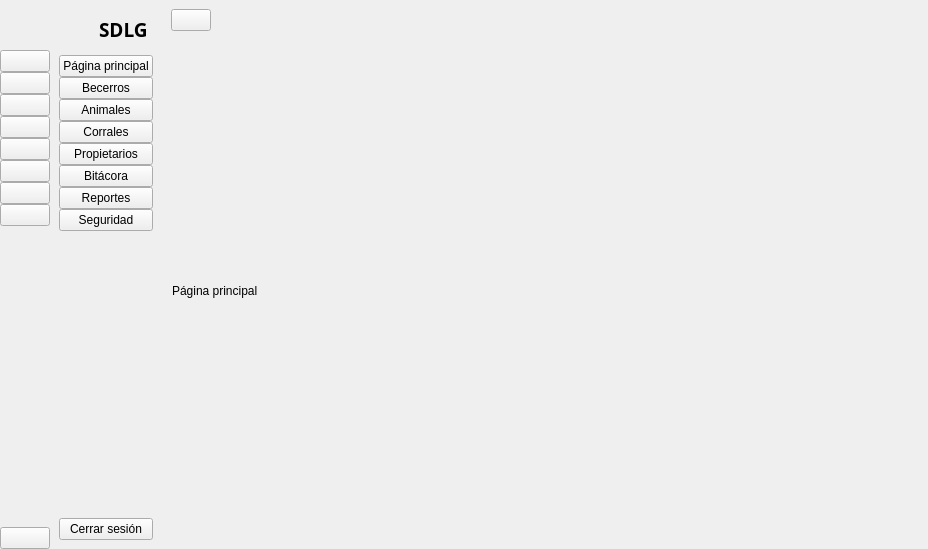
<?xml version="1.0" encoding="UTF-8"?>
<ui version="4.0">
 <class>MainWindow</class>
 <widget class="QMainWindow" name="MainWindow">
  <property name="geometry">
   <rect>
    <x>0</x>
    <y>0</y>
    <width>928</width>
    <height>549</height>
   </rect>
  </property>
  <property name="windowTitle">
   <string>MainWindow</string>
  </property>
  <widget class="QWidget" name="centralwidget">
   <layout class="QGridLayout" name="gridLayout">
    <property name="leftMargin">
     <number>0</number>
    </property>
    <property name="topMargin">
     <number>0</number>
    </property>
    <property name="rightMargin">
     <number>0</number>
    </property>
    <property name="bottomMargin">
     <number>0</number>
    </property>
    <property name="spacing">
     <number>0</number>
    </property>
    <item row="0" column="0">
     <widget class="QWidget" name="icon_only_widget" native="true">
      <layout class="QVBoxLayout" name="verticalLayout_3">
       <property name="spacing">
        <number>0</number>
       </property>
       <property name="leftMargin">
        <number>0</number>
       </property>
       <property name="topMargin">
        <number>0</number>
       </property>
       <property name="rightMargin">
        <number>0</number>
       </property>
       <property name="bottomMargin">
        <number>0</number>
       </property>
       <item>
        <layout class="QHBoxLayout" name="horizontalLayout">
         <item>
          <widget class="QLabel" name="label">
           <property name="minimumSize">
            <size>
             <width>50</width>
             <height>50</height>
            </size>
           </property>
           <property name="maximumSize">
            <size>
             <width>50</width>
             <height>50</height>
            </size>
           </property>
           <property name="text">
            <string/>
           </property>
           <property name="pixmap">
            <pixmap resource="../img/icons/resources.qrc">:/icons/logo.png</pixmap>
           </property>
           <property name="scaledContents">
            <bool>true</bool>
           </property>
          </widget>
         </item>
        </layout>
       </item>
       <item>
        <layout class="QVBoxLayout" name="verticalLayout">
         <property name="spacing">
          <number>0</number>
         </property>
         <item>
          <widget class="QPushButton" name="indexbtn1">
           <property name="text">
            <string/>
           </property>
           <property name="icon">
            <iconset resource="../img/icons/resources.qrc">
             <normaloff>:/icons/inicio.png</normaloff>:/icons/inicio.png</iconset>
           </property>
           <property name="iconSize">
            <size>
             <width>20</width>
             <height>20</height>
            </size>
           </property>
           <property name="checkable">
            <bool>true</bool>
           </property>
           <property name="autoExclusive">
            <bool>true</bool>
           </property>
          </widget>
         </item>
         <item>
          <widget class="QPushButton" name="becerrosbtn1">
           <property name="text">
            <string/>
           </property>
           <property name="icon">
            <iconset resource="../img/icons/resources.qrc">
             <normaloff>:/icons/becerro.png</normaloff>:/icons/becerro.png</iconset>
           </property>
           <property name="iconSize">
            <size>
             <width>20</width>
             <height>20</height>
            </size>
           </property>
           <property name="checkable">
            <bool>true</bool>
           </property>
           <property name="autoExclusive">
            <bool>true</bool>
           </property>
          </widget>
         </item>
         <item>
          <widget class="QPushButton" name="animalesbtn1">
           <property name="text">
            <string/>
           </property>
           <property name="icon">
            <iconset resource="../img/icons/resources.qrc">
             <normaloff>:/icons/cow.png</normaloff>:/icons/cow.png</iconset>
           </property>
           <property name="iconSize">
            <size>
             <width>20</width>
             <height>20</height>
            </size>
           </property>
           <property name="checkable">
            <bool>true</bool>
           </property>
           <property name="autoExclusive">
            <bool>true</bool>
           </property>
          </widget>
         </item>
         <item>
          <widget class="QPushButton" name="corralesbtn1">
           <property name="text">
            <string/>
           </property>
           <property name="icon">
            <iconset resource="../img/icons/resources.qrc">
             <normaloff>:/icons/fence.png</normaloff>:/icons/fence.png</iconset>
           </property>
           <property name="iconSize">
            <size>
             <width>20</width>
             <height>20</height>
            </size>
           </property>
           <property name="checkable">
            <bool>true</bool>
           </property>
           <property name="autoExclusive">
            <bool>true</bool>
           </property>
          </widget>
         </item>
         <item>
          <widget class="QPushButton" name="propietariosbtn1">
           <property name="text">
            <string/>
           </property>
           <property name="icon">
            <iconset resource="../img/icons/resources.qrc">
             <normaloff>:/icons/propietarios.png</normaloff>:/icons/propietarios.png</iconset>
           </property>
           <property name="iconSize">
            <size>
             <width>20</width>
             <height>20</height>
            </size>
           </property>
           <property name="checkable">
            <bool>true</bool>
           </property>
           <property name="autoExclusive">
            <bool>true</bool>
           </property>
          </widget>
         </item>
         <item>
          <widget class="QPushButton" name="bitacorabtn1">
           <property name="text">
            <string/>
           </property>
           <property name="icon">
            <iconset resource="../img/icons/resources.qrc">
             <normaloff>:/icons/bitacora.png</normaloff>:/icons/bitacora.png</iconset>
           </property>
           <property name="iconSize">
            <size>
             <width>20</width>
             <height>20</height>
            </size>
           </property>
           <property name="checkable">
            <bool>true</bool>
           </property>
           <property name="autoExclusive">
            <bool>true</bool>
           </property>
          </widget>
         </item>
         <item>
          <widget class="QPushButton" name="reportesbtn1">
           <property name="text">
            <string/>
           </property>
           <property name="icon">
            <iconset resource="../img/icons/resources.qrc">
             <normaloff>:/icons/reporte.png</normaloff>:/icons/reporte.png</iconset>
           </property>
           <property name="iconSize">
            <size>
             <width>20</width>
             <height>20</height>
            </size>
           </property>
           <property name="checkable">
            <bool>true</bool>
           </property>
           <property name="autoExclusive">
            <bool>true</bool>
           </property>
          </widget>
         </item>
         <item>
          <widget class="QPushButton" name="seguridadbtn1">
           <property name="text">
            <string/>
           </property>
           <property name="icon">
            <iconset resource="../img/icons/resources.qrc">
             <normaloff>:/icons/seguridad.png</normaloff>:/icons/seguridad.png</iconset>
           </property>
           <property name="iconSize">
            <size>
             <width>20</width>
             <height>20</height>
            </size>
           </property>
           <property name="checkable">
            <bool>true</bool>
           </property>
           <property name="autoExclusive">
            <bool>true</bool>
           </property>
          </widget>
         </item>
        </layout>
       </item>
       <item>
        <spacer name="verticalSpacer_2">
         <property name="orientation">
          <enum>Qt::Vertical</enum>
         </property>
         <property name="sizeHint" stdset="0">
          <size>
           <width>20</width>
           <height>240</height>
          </size>
         </property>
        </spacer>
       </item>
       <item>
        <widget class="QPushButton" name="cerrarbtn1">
         <property name="text">
          <string/>
         </property>
         <property name="icon">
          <iconset resource="../img/icons/resources.qrc">
           <normaloff>:/icons/cerrar.png</normaloff>
           <normalon>:/icons/cerrar2.png</normalon>:/icons/cerrar.png</iconset>
         </property>
         <property name="iconSize">
          <size>
           <width>20</width>
           <height>20</height>
          </size>
         </property>
         <property name="checkable">
          <bool>false</bool>
         </property>
         <property name="autoExclusive">
          <bool>false</bool>
         </property>
        </widget>
       </item>
      </layout>
     </widget>
    </item>
    <item row="0" column="1">
     <widget class="QWidget" name="full_menu_widget" native="true">
      <layout class="QVBoxLayout" name="verticalLayout_4">
       <item>
        <layout class="QHBoxLayout" name="horizontalLayout_2">
         <property name="spacing">
          <number>0</number>
         </property>
         <item>
          <widget class="QLabel" name="label_2">
           <property name="minimumSize">
            <size>
             <width>40</width>
             <height>40</height>
            </size>
           </property>
           <property name="maximumSize">
            <size>
             <width>40</width>
             <height>40</height>
            </size>
           </property>
           <property name="text">
            <string/>
           </property>
           <property name="pixmap">
            <pixmap resource="../img/icons/resources.qrc">:/icons/logo.png</pixmap>
           </property>
           <property name="scaledContents">
            <bool>true</bool>
           </property>
          </widget>
         </item>
         <item>
          <widget class="QLabel" name="label_3">
           <property name="font">
            <font>
             <family>Segoe UI Semibold</family>
             <pointsize>14</pointsize>
             <weight>75</weight>
             <bold>true</bold>
            </font>
           </property>
           <property name="text">
            <string>SDLG</string>
           </property>
          </widget>
         </item>
        </layout>
       </item>
       <item>
        <layout class="QVBoxLayout" name="verticalLayout_2">
         <property name="spacing">
          <number>0</number>
         </property>
         <item>
          <widget class="QPushButton" name="indexbtn2">
           <property name="text">
            <string>Página principal</string>
           </property>
           <property name="icon">
            <iconset resource="../img/icons/resources.qrc">
             <normaloff>:/icons/inicio.png</normaloff>:/icons/inicio.png</iconset>
           </property>
           <property name="iconSize">
            <size>
             <width>20</width>
             <height>20</height>
            </size>
           </property>
           <property name="checkable">
            <bool>true</bool>
           </property>
           <property name="autoExclusive">
            <bool>true</bool>
           </property>
          </widget>
         </item>
         <item>
          <widget class="QPushButton" name="becerrosbtn2">
           <property name="text">
            <string>Becerros</string>
           </property>
           <property name="icon">
            <iconset resource="../img/icons/resources.qrc">
             <normaloff>:/icons/becerro.png</normaloff>:/icons/becerro.png</iconset>
           </property>
           <property name="iconSize">
            <size>
             <width>20</width>
             <height>20</height>
            </size>
           </property>
           <property name="checkable">
            <bool>true</bool>
           </property>
           <property name="autoExclusive">
            <bool>true</bool>
           </property>
          </widget>
         </item>
         <item>
          <widget class="QPushButton" name="animalesbtn2">
           <property name="text">
            <string>Animales</string>
           </property>
           <property name="icon">
            <iconset resource="../img/icons/resources.qrc">
             <normaloff>:/icons/cow.png</normaloff>:/icons/cow.png</iconset>
           </property>
           <property name="iconSize">
            <size>
             <width>20</width>
             <height>20</height>
            </size>
           </property>
           <property name="checkable">
            <bool>true</bool>
           </property>
           <property name="autoExclusive">
            <bool>true</bool>
           </property>
          </widget>
         </item>
         <item>
          <widget class="QPushButton" name="corralesbtn2">
           <property name="text">
            <string>Corrales</string>
           </property>
           <property name="icon">
            <iconset resource="../img/icons/resources.qrc">
             <normaloff>:/icons/fence.png</normaloff>:/icons/fence.png</iconset>
           </property>
           <property name="iconSize">
            <size>
             <width>20</width>
             <height>20</height>
            </size>
           </property>
           <property name="checkable">
            <bool>true</bool>
           </property>
           <property name="autoExclusive">
            <bool>true</bool>
           </property>
          </widget>
         </item>
         <item>
          <widget class="QPushButton" name="propietariosbtn2">
           <property name="text">
            <string>Propietarios</string>
           </property>
           <property name="icon">
            <iconset resource="../img/icons/resources.qrc">
             <normaloff>:/icons/propietarios.png</normaloff>:/icons/propietarios.png</iconset>
           </property>
           <property name="iconSize">
            <size>
             <width>20</width>
             <height>20</height>
            </size>
           </property>
           <property name="checkable">
            <bool>true</bool>
           </property>
           <property name="autoExclusive">
            <bool>true</bool>
           </property>
          </widget>
         </item>
         <item>
          <widget class="QPushButton" name="bitacorabtn2">
           <property name="text">
            <string>Bitácora</string>
           </property>
           <property name="icon">
            <iconset resource="../img/icons/resources.qrc">
             <normaloff>:/icons/bitacora.png</normaloff>:/icons/bitacora.png</iconset>
           </property>
           <property name="iconSize">
            <size>
             <width>20</width>
             <height>20</height>
            </size>
           </property>
           <property name="checkable">
            <bool>true</bool>
           </property>
           <property name="autoExclusive">
            <bool>true</bool>
           </property>
          </widget>
         </item>
         <item>
          <widget class="QPushButton" name="reportesbtn2">
           <property name="text">
            <string>Reportes</string>
           </property>
           <property name="icon">
            <iconset resource="../img/icons/resources.qrc">
             <normaloff>:/icons/reporte.png</normaloff>:/icons/reporte.png</iconset>
           </property>
           <property name="iconSize">
            <size>
             <width>20</width>
             <height>20</height>
            </size>
           </property>
           <property name="checkable">
            <bool>true</bool>
           </property>
           <property name="autoExclusive">
            <bool>true</bool>
           </property>
          </widget>
         </item>
         <item>
          <widget class="QPushButton" name="seguridadbtn2">
           <property name="text">
            <string>Seguridad</string>
           </property>
           <property name="icon">
            <iconset resource="../img/icons/resources.qrc">
             <normaloff>:/icons/seguridad.png</normaloff>:/icons/seguridad.png</iconset>
           </property>
           <property name="iconSize">
            <size>
             <width>20</width>
             <height>20</height>
            </size>
           </property>
           <property name="checkable">
            <bool>true</bool>
           </property>
           <property name="autoExclusive">
            <bool>true</bool>
           </property>
          </widget>
         </item>
        </layout>
       </item>
       <item>
        <spacer name="verticalSpacer">
         <property name="orientation">
          <enum>Qt::Vertical</enum>
         </property>
         <property name="sizeHint" stdset="0">
          <size>
           <width>20</width>
           <height>214</height>
          </size>
         </property>
        </spacer>
       </item>
       <item>
        <widget class="QPushButton" name="cerrarbtn2">
         <property name="text">
          <string>Cerrar sesión</string>
         </property>
         <property name="icon">
          <iconset resource="../img/icons/resources.qrc">
           <normaloff>:/icons/cerrar.png</normaloff>
           <normalon>:/icons/cerrar2.png</normalon>:/icons/cerrar.png</iconset>
         </property>
         <property name="iconSize">
          <size>
           <width>20</width>
           <height>20</height>
          </size>
         </property>
        </widget>
       </item>
      </layout>
     </widget>
    </item>
    <item row="0" column="2">
     <widget class="QWidget" name="widget_3" native="true">
      <layout class="QVBoxLayout" name="verticalLayout_5">
       <property name="spacing">
        <number>0</number>
       </property>
       <property name="leftMargin">
        <number>0</number>
       </property>
       <property name="topMargin">
        <number>0</number>
       </property>
       <property name="rightMargin">
        <number>0</number>
       </property>
       <property name="bottomMargin">
        <number>0</number>
       </property>
       <item>
        <widget class="QWidget" name="widget" native="true">
         <layout class="QHBoxLayout" name="horizontalLayout_3">
          <item>
           <widget class="QPushButton" name="menubtn">
            <property name="text">
             <string/>
            </property>
            <property name="icon">
             <iconset resource="../img/icons/resources.qrc">
              <normaloff>:/icons/menu.png</normaloff>:/icons/menu.png</iconset>
            </property>
            <property name="iconSize">
             <size>
              <width>14</width>
              <height>14</height>
             </size>
            </property>
            <property name="checkable">
             <bool>true</bool>
            </property>
           </widget>
          </item>
          <item>
           <spacer name="horizontalSpacer_3">
            <property name="orientation">
             <enum>Qt::Horizontal</enum>
            </property>
            <property name="sizeHint" stdset="0">
             <size>
              <width>697</width>
              <height>20</height>
             </size>
            </property>
           </spacer>
          </item>
         </layout>
        </widget>
       </item>
       <item>
        <widget class="QStackedWidget" name="stackedWidget">
         <widget class="QWidget" name="page">
          <widget class="QLabel" name="label_4">
           <property name="geometry">
            <rect>
             <x>10</x>
             <y>10</y>
             <width>761</width>
             <height>481</height>
            </rect>
           </property>
           <property name="text">
            <string>Página principal</string>
           </property>
          </widget>
         </widget>
         <widget class="QWidget" name="page_2">
          <widget class="QLabel" name="label_5">
           <property name="geometry">
            <rect>
             <x>10</x>
             <y>10</y>
             <width>761</width>
             <height>481</height>
            </rect>
           </property>
           <property name="text">
            <string>Becerros</string>
           </property>
          </widget>
         </widget>
         <widget class="QWidget" name="page_3">
          <widget class="QLabel" name="label_6">
           <property name="geometry">
            <rect>
             <x>10</x>
             <y>10</y>
             <width>761</width>
             <height>481</height>
            </rect>
           </property>
           <property name="text">
            <string>Animales</string>
           </property>
          </widget>
         </widget>
         <widget class="QWidget" name="page_4">
          <widget class="QLabel" name="label_7">
           <property name="geometry">
            <rect>
             <x>10</x>
             <y>10</y>
             <width>761</width>
             <height>481</height>
            </rect>
           </property>
           <property name="text">
            <string>Corrales</string>
           </property>
          </widget>
         </widget>
         <widget class="QWidget" name="page_5">
          <widget class="QLabel" name="label_8">
           <property name="geometry">
            <rect>
             <x>10</x>
             <y>10</y>
             <width>761</width>
             <height>481</height>
            </rect>
           </property>
           <property name="text">
            <string>Propietarios</string>
           </property>
          </widget>
         </widget>
         <widget class="QWidget" name="page_6">
          <widget class="QLabel" name="label_9">
           <property name="geometry">
            <rect>
             <x>10</x>
             <y>10</y>
             <width>761</width>
             <height>481</height>
            </rect>
           </property>
           <property name="text">
            <string>Bitacora</string>
           </property>
          </widget>
         </widget>
         <widget class="QWidget" name="page_7">
          <widget class="QLabel" name="label_10">
           <property name="geometry">
            <rect>
             <x>10</x>
             <y>10</y>
             <width>761</width>
             <height>481</height>
            </rect>
           </property>
           <property name="text">
            <string>Reportes</string>
           </property>
          </widget>
         </widget>
         <widget class="QWidget" name="page_8">
          <widget class="QLabel" name="label_11">
           <property name="geometry">
            <rect>
             <x>10</x>
             <y>10</y>
             <width>761</width>
             <height>481</height>
            </rect>
           </property>
           <property name="text">
            <string>Seguridad</string>
           </property>
          </widget>
         </widget>
        </widget>
       </item>
      </layout>
     </widget>
    </item>
   </layout>
  </widget>
 </widget>
 <resources>
  <include location="../img/icons/resources.qrc"/>
 </resources>
 <connections>
  <connection>
   <sender>menubtn</sender>
   <signal>toggled(bool)</signal>
   <receiver>icon_only_widget</receiver>
   <slot>setVisible(bool)</slot>
   <hints>
    <hint type="sourcelabel">
     <x>197</x>
     <y>27</y>
    </hint>
    <hint type="destinationlabel">
     <x>36</x>
     <y>331</y>
    </hint>
   </hints>
  </connection>
  <connection>
   <sender>menubtn</sender>
   <signal>toggled(bool)</signal>
   <receiver>full_menu_widget</receiver>
   <slot>setHidden(bool)</slot>
   <hints>
    <hint type="sourcelabel">
     <x>206</x>
     <y>19</y>
    </hint>
    <hint type="destinationlabel">
     <x>165</x>
     <y>300</y>
    </hint>
   </hints>
  </connection>
  <connection>
   <sender>indexbtn1</sender>
   <signal>toggled(bool)</signal>
   <receiver>indexbtn2</receiver>
   <slot>setChecked(bool)</slot>
   <hints>
    <hint type="sourcelabel">
     <x>39</x>
     <y>67</y>
    </hint>
    <hint type="destinationlabel">
     <x>94</x>
     <y>79</y>
    </hint>
   </hints>
  </connection>
  <connection>
   <sender>becerrosbtn1</sender>
   <signal>toggled(bool)</signal>
   <receiver>becerrosbtn2</receiver>
   <slot>setChecked(bool)</slot>
   <hints>
    <hint type="sourcelabel">
     <x>21</x>
     <y>99</y>
    </hint>
    <hint type="destinationlabel">
     <x>78</x>
     <y>100</y>
    </hint>
   </hints>
  </connection>
  <connection>
   <sender>animalesbtn1</sender>
   <signal>toggled(bool)</signal>
   <receiver>animalesbtn2</receiver>
   <slot>setChecked(bool)</slot>
   <hints>
    <hint type="sourcelabel">
     <x>28</x>
     <y>118</y>
    </hint>
    <hint type="destinationlabel">
     <x>88</x>
     <y>131</y>
    </hint>
   </hints>
  </connection>
  <connection>
   <sender>corralesbtn1</sender>
   <signal>toggled(bool)</signal>
   <receiver>corralesbtn2</receiver>
   <slot>setChecked(bool)</slot>
   <hints>
    <hint type="sourcelabel">
     <x>32</x>
     <y>143</y>
    </hint>
    <hint type="destinationlabel">
     <x>81</x>
     <y>157</y>
    </hint>
   </hints>
  </connection>
  <connection>
   <sender>propietariosbtn1</sender>
   <signal>toggled(bool)</signal>
   <receiver>propietariosbtn2</receiver>
   <slot>setChecked(bool)</slot>
   <hints>
    <hint type="sourcelabel">
     <x>33</x>
     <y>182</y>
    </hint>
    <hint type="destinationlabel">
     <x>76</x>
     <y>191</y>
    </hint>
   </hints>
  </connection>
  <connection>
   <sender>bitacorabtn1</sender>
   <signal>toggled(bool)</signal>
   <receiver>bitacorabtn2</receiver>
   <slot>setChecked(bool)</slot>
   <hints>
    <hint type="sourcelabel">
     <x>36</x>
     <y>202</y>
    </hint>
    <hint type="destinationlabel">
     <x>76</x>
     <y>209</y>
    </hint>
   </hints>
  </connection>
  <connection>
   <sender>reportesbtn1</sender>
   <signal>toggled(bool)</signal>
   <receiver>reportesbtn2</receiver>
   <slot>setChecked(bool)</slot>
   <hints>
    <hint type="sourcelabel">
     <x>37</x>
     <y>237</y>
    </hint>
    <hint type="destinationlabel">
     <x>82</x>
     <y>244</y>
    </hint>
   </hints>
  </connection>
  <connection>
   <sender>seguridadbtn1</sender>
   <signal>toggled(bool)</signal>
   <receiver>seguridadbtn2</receiver>
   <slot>setChecked(bool)</slot>
   <hints>
    <hint type="sourcelabel">
     <x>39</x>
     <y>266</y>
    </hint>
    <hint type="destinationlabel">
     <x>85</x>
     <y>272</y>
    </hint>
   </hints>
  </connection>
  <connection>
   <sender>indexbtn2</sender>
   <signal>toggled(bool)</signal>
   <receiver>indexbtn1</receiver>
   <slot>setChecked(bool)</slot>
   <hints>
    <hint type="sourcelabel">
     <x>94</x>
     <y>68</y>
    </hint>
    <hint type="destinationlabel">
     <x>40</x>
     <y>70</y>
    </hint>
   </hints>
  </connection>
  <connection>
   <sender>becerrosbtn2</sender>
   <signal>toggled(bool)</signal>
   <receiver>becerrosbtn1</receiver>
   <slot>setChecked(bool)</slot>
   <hints>
    <hint type="sourcelabel">
     <x>73</x>
     <y>95</y>
    </hint>
    <hint type="destinationlabel">
     <x>36</x>
     <y>94</y>
    </hint>
   </hints>
  </connection>
  <connection>
   <sender>animalesbtn2</sender>
   <signal>toggled(bool)</signal>
   <receiver>animalesbtn1</receiver>
   <slot>setChecked(bool)</slot>
   <hints>
    <hint type="sourcelabel">
     <x>72</x>
     <y>124</y>
    </hint>
    <hint type="destinationlabel">
     <x>34</x>
     <y>125</y>
    </hint>
   </hints>
  </connection>
  <connection>
   <sender>corralesbtn2</sender>
   <signal>toggled(bool)</signal>
   <receiver>corralesbtn1</receiver>
   <slot>setChecked(bool)</slot>
   <hints>
    <hint type="sourcelabel">
     <x>90</x>
     <y>148</y>
    </hint>
    <hint type="destinationlabel">
     <x>36</x>
     <y>150</y>
    </hint>
   </hints>
  </connection>
  <connection>
   <sender>propietariosbtn2</sender>
   <signal>toggled(bool)</signal>
   <receiver>propietariosbtn1</receiver>
   <slot>setChecked(bool)</slot>
   <hints>
    <hint type="sourcelabel">
     <x>85</x>
     <y>181</y>
    </hint>
    <hint type="destinationlabel">
     <x>28</x>
     <y>179</y>
    </hint>
   </hints>
  </connection>
  <connection>
   <sender>bitacorabtn2</sender>
   <signal>toggled(bool)</signal>
   <receiver>bitacorabtn1</receiver>
   <slot>setChecked(bool)</slot>
   <hints>
    <hint type="sourcelabel">
     <x>97</x>
     <y>218</y>
    </hint>
    <hint type="destinationlabel">
     <x>29</x>
     <y>217</y>
    </hint>
   </hints>
  </connection>
  <connection>
   <sender>reportesbtn2</sender>
   <signal>toggled(bool)</signal>
   <receiver>reportesbtn1</receiver>
   <slot>setChecked(bool)</slot>
   <hints>
    <hint type="sourcelabel">
     <x>88</x>
     <y>236</y>
    </hint>
    <hint type="destinationlabel">
     <x>42</x>
     <y>236</y>
    </hint>
   </hints>
  </connection>
  <connection>
   <sender>seguridadbtn2</sender>
   <signal>toggled(bool)</signal>
   <receiver>seguridadbtn1</receiver>
   <slot>setChecked(bool)</slot>
   <hints>
    <hint type="sourcelabel">
     <x>81</x>
     <y>257</y>
    </hint>
    <hint type="destinationlabel">
     <x>41</x>
     <y>263</y>
    </hint>
   </hints>
  </connection>
 </connections>
</ui>
